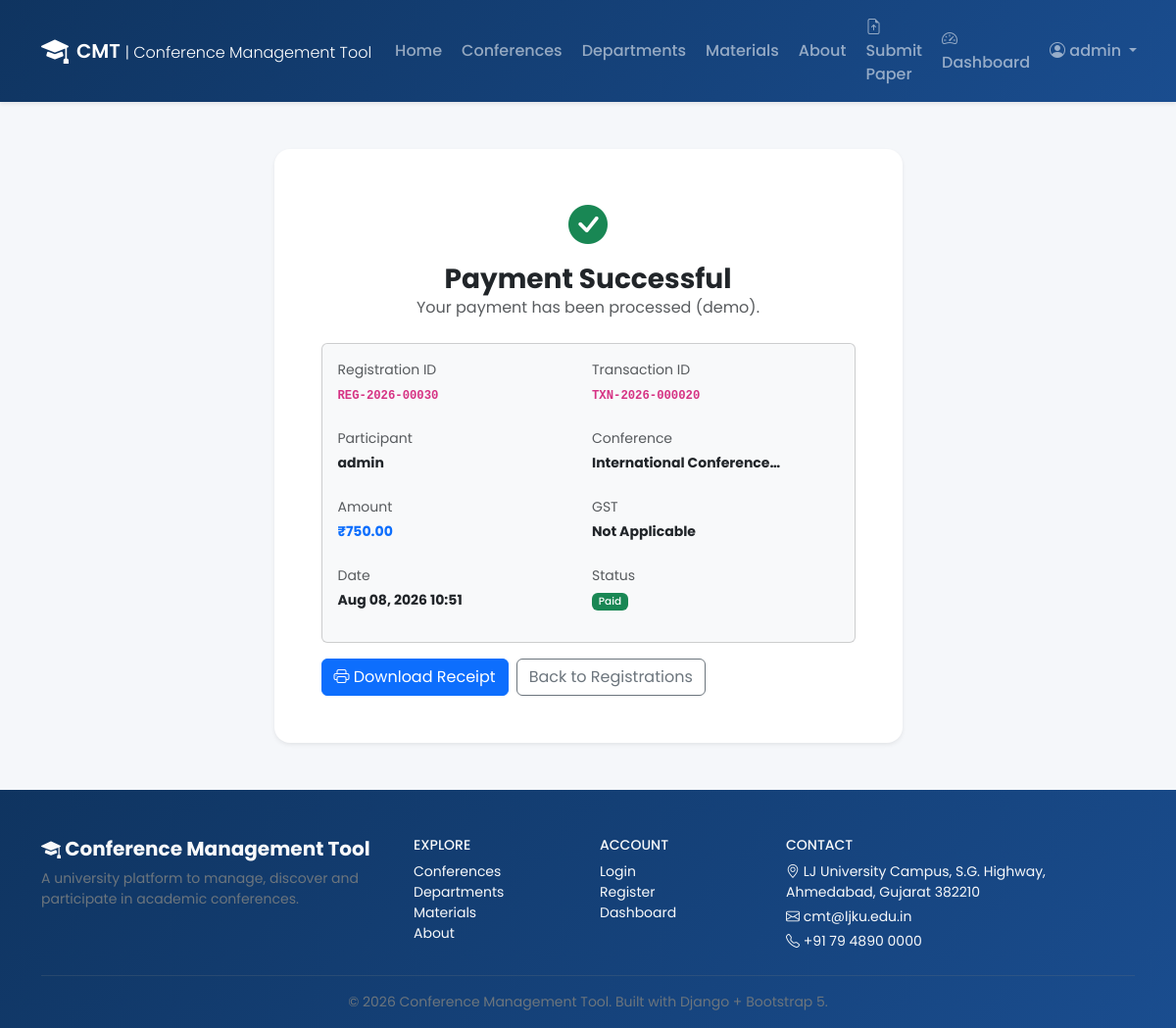
Page /payments/receipt/30/ (signed in) on the committed database.
### registrations/models.py (models this page shows, shortened)
class Registration(models.Model):
    class ParticipantType(models.TextChoices):
        AUTHOR = 'AUTHOR', 'Author'
        STUDENT = 'STUDENT', 'Student'
        FACULTY = 'FACULTY', 'Faculty'
        PARTICIPANT = 'PARTICIPANT', 'Participant'
    class PaymentStatus(models.TextChoices):
        PENDING = 'PENDING', 'Pending'
        PAID = 'PAID', 'Paid'
        FAILED = 'FAILED', 'Failed'
    registration_id = models.CharField(max_length=20, unique=True, blank=True)
    user = models.ForeignKey(User, on_delete=models.CASCADE, related_name='registrations')
    conference = models.ForeignKey(
        'conferences.Conference',
        on_delete=models.CASCADE,
        related_name='registrations',
    )
    participant_type = models.CharField(
        max_length=15, choices=ParticipantType.choices, default=ParticipantType.AUTHOR
    )
    phone = models.CharField(max_length=20, blank=True)
    institution = models.CharField(max_length=200, blank=True)
    city = models.CharField(max_length=100, blank=True)
    state = models.CharField(max_length=100, blank=True)
    registration_fee = models.DecimalField(max_digits=10, decimal_places=2, default=0)
    payment_status = models.CharField(
        max_length=10, choices=PaymentStatus.choices, default=PaymentStatus.PENDING
    )
    registration_date = models.DateTimeField(auto_now_add=True)
    class Meta:
        ordering = ['-registration_date']
        unique_together = ('user', 'conference')

### payments/models.py (models this page shows, shortened)
class Payment(models.Model):
    class PaymentStatus(models.TextChoices):
        PENDING = 'PENDING', 'Pending'
        PAID = 'PAID', 'Paid'
        FAILED = 'FAILED', 'Failed'
    transaction_id = models.CharField(max_length=20, unique=True, blank=True)
    registration = models.ForeignKey(
        'registrations.Registration',
        on_delete=models.CASCADE,
        related_name='payments',
    )
    amount = models.DecimalField(max_digits=10, decimal_places=2, default=0)
    status = models.CharField(max_length=10, choices=PaymentStatus.choices, default=PaymentStatus.PENDING)
    paid_at = models.DateTimeField(null=True, blank=True)
    created_at = models.DateTimeField(auto_now_add=True)
    class Meta:
        ordering = ['-created_at']
    @property
    def status_badge_class(self):
        if self.status == self.PaymentStatus.PAID:
            return 'bg-success'
        if self.status == self.PaymentStatus.FAILED:
            return 'bg-danger'
        return 'bg-warning text-dark'

### conferences/models.py (models this page shows, shortened)
class Conference(models.Model):
    class Status(models.TextChoices):
        PAST = 'PAST', 'Past'
        CURRENT = 'CURRENT', 'Current'
        UPCOMING = 'UPCOMING', 'Upcoming'
    title = models.CharField(max_length=300)
    code = models.CharField(max_length=30, unique=True, blank=True, help_text='Auto-generated conference code, e.g. CMT-2026-CSE-001')
    description = models.TextField()
    department = models.ForeignKey(
        Department,
        on_delete=models.SET_NULL,
        null=True,
        blank=True,
        related_name='conferences',
    )
    start_date = models.DateField()
    end_date = models.DateField()
    venue = models.CharField(max_length=300)
    organizer = models.CharField(max_length=200, blank=True)
    contact_email = models.EmailField(blank=True)
    contact_phone = models.CharField(max_length=20, blank=True)
    registration_deadline = models.DateField(null=True, blank=True)
    abstract_deadline = models.DateField(null=True, blank=True)
    paper_deadline = models.DateField(null=True, blank=True)
    registration_fee = models.DecimalField(max_digits=10, decimal_places=2, default=0)
    banner = models.ImageField(upload_to='banners/', blank=True, null=True)
    is_published = models.BooleanField(default=True)
    created_at = models.DateTimeField(auto_now_add=True)
    updated_at = models.DateTimeField(auto_now=True)
    class Meta:
        ordering = ['-start_date']

### payments/views.py (the view)
# urls.py: path('receipt/<int:reg_id>/', views.payment_receipt, name='payment_receipt'),
@login_required
def payment_receipt(request, reg_id):
    reg = get_object_or_404(Registration, pk=reg_id)
    if reg.user != request.user and not _can_manage(request):
        messages.error(request, 'Access denied.')
        return redirect('dashboard_redirect')
    payment = reg.payments.filter(status=Payment.PaymentStatus.PAID).first()
    return render(request, 'payments/payment_receipt.html', {'reg': reg, 'payment': payment})

### accounts/context_processors.py (called while the page is built)
def profile_context(request):
    profile = None
    if request.user.is_authenticated:
        try:
            profile = request.user.profile
        except Profile.DoesNotExist:
            profile = None
    return {'user_profile': profile}

### templates/payments/payment_receipt.html (shortened to what this page needs)
{% extends 'base.html' %}
{% block content %}
<div class="container py-5">
    <div class="row justify-content-center">
        <div class="col-md-7">
            <div class="card shadow-sm border-0 rounded-4" id="receiptCard">
                <div class="card-body p-4 p-md-5">
                    <div class="text-center mb-4">
                        <i class="bi bi-check-circle-fill text-success fs-1"></i>
                        <h3 class="fw-bold mt-2 mb-0">Payment Successful</h3>
                        <p class="text-muted">Your payment has been processed (demo).</p>
                    </div>
                    <div class="card bg-light mb-3">
                        <div class="card-body">
                            <div class="row g-2 small">
                                <div class="col-6"><p class="mb-1 text-muted">Registration ID</p><p class="fw-bold"><code>{{ reg.registration_id }}</code></p></div>
                                <div class="col-6"><p class="mb-1 text-muted">Transaction ID</p><p class="fw-bold"><code>{{ payment.transaction_id }}</code></p></div>
                                <div class="col-6"><p class="mb-1 text-muted">Participant</p><p class="fw-bold">{{ reg.user.username }}</p></div>
                                <div class="col-6"><p class="mb-1 text-muted">Conference</p><p class="fw-bold">{{ reg.conference.title|truncatechars:25 }}</p></div>
                                <div class="col-6"><p class="mb-1 text-muted">Amount</p><p class="fw-bold text-primary">₹{{ payment.amount }}</p></div>
                                <div class="col-6"><p class="mb-1 text-muted">GST</p><p class="fw-bold">Not Applicable</p></div>
                                <div class="col-6"><p class="mb-1 text-muted">Date</p><p class="fw-bold">{{ payment.paid_at|date:"M d, Y H:i" }}</p></div>
                                <div class="col-6"><p class="mb-1 text-muted">Status</p><p class="fw-bold"><span class="badge {{ payment.status_badge_class }}">{{ payment.get_status_display }}</span></p></div>
                            </div>
                        </div>
                    </div>
                    <div class="d-flex gap-2">
                        <button onclick="window.print()" class="btn btn-primary"><i class="bi bi-printer"></i> Download Receipt</button>
                        <a href="{% url 'my_registrations' %}" class="btn btn-outline-secondary">Back to Registrations</a>
                    </div>
                </div>
            </div>
        </div>
    </div>
</div>
{% endblock %}

### templates/base.html (shortened to what this page needs)
{% load static %}
<!DOCTYPE html>
<html lang="en">
<head>
    <link href="https://cdn.jsdelivr.net/npm/bootstrap@5.3.3/dist/css/bootstrap.min.css" rel="stylesheet">
    <link href="https://cdn.jsdelivr.net/npm/bootstrap-icons@1.11.3/font/bootstrap-icons.min.css" rel="stylesheet">
    <link href="{% static 'css/style.css' %}" rel="stylesheet">
</head>
<body class="d-flex flex-column min-vh-100">
{% block navbar %}
<nav class="navbar navbar-expand-lg navbar-dark cmt-navbar shadow-sm sticky-top">
    <div class="container">
        <a class="navbar-brand fw-semibold d-flex align-items-center gap-2" href="{% url 'home' %}">
            <i class="bi bi-mortarboard-fill fs-3"></i>
            <span>CMT <small class="fw-light fs-6">| Conference Management Tool</small></span>
        </a>
        <div class="collapse navbar-collapse" id="navMain">
            <ul class="navbar-nav ms-auto align-items-lg-center gap-lg-1">
                <li class="nav-item"><a class="nav-link" href="{% url 'home' %}">Home</a></li>
                <li class="nav-item"><a class="nav-link" href="{% url 'conference_list' %}">Conferences</a></li>
                <li class="nav-item"><a class="nav-link" href="{% url 'department_list' %}">Departments</a></li>
                <li class="nav-item"><a class="nav-link" href="{% url 'materials_list' %}">Materials</a></li>
                <li class="nav-item"><a class="nav-link" href="{% url 'about' %}">About</a></li>
                {% if user.is_authenticated %}
                    <li class="nav-item"><a class="nav-link" href="{% url 'submission_create' %}"><i class="bi bi-file-earmark-arrow-up"></i> Submit Paper</a></li>
                    <li class="nav-item"><a class="nav-link" href="{% url 'dashboard_redirect' %}"><i class="bi bi-speedometer2"></i> Dashboard</a></li>
                    <li class="nav-item dropdown">
                        <a class="nav-link dropdown-toggle" data-bs-toggle="dropdown" href="#">
                            <i class="bi bi-person-circle"></i> {{ user.username }}
                        </a>
                    </li>
                {% else %}
                    <li class="nav-item"><a class="nav-link" href="{% url 'login' %}">Login</a></li>
                    <li class="nav-item"><a class="btn btn-light btn-sm ms-lg-2 text-primary fw-semibold" href="{% url 'register' %}">Register</a></li>
                {% endif %}
            </ul>
        </div>
    </div>
</nav>
{% endblock %}
<div class="flex-grow-1">
    {% block content %}{% endblock %}
</div>
<footer class="cmt-footer text-light mt-auto pt-5 pb-3">
    <div class="container">
        <div class="row gy-4">
            <div class="col-lg-4">
                <h5 class="fw-bold"><i class="bi bi-mortarboard-fill"></i> Conference Management Tool</h5>
                <p class="small text-secondary mb-0">A university platform to manage, discover and participate in academic conferences.</p>
            </div>
            <div class="col-6 col-lg-2">
                <h6 class="text-uppercase small">Explore</h6>
                <ul class="list-unstyled small">
                    <li><a class="text-light text-decoration-none" href="{% url 'conference_list' %}">Conferences</a></li>
                    <li><a class="text-light text-decoration-none" href="{% url 'department_list' %}">Departments</a></li>
                    <li><a class="text-light text-decoration-none" href="{% url 'materials_list' %}">Materials</a></li>
                    <li><a class="text-light text-decoration-none" href="{% url 'about' %}">About</a></li>
                </ul>
            </div>
            <div class="col-6 col-lg-2">
                <h6 class="text-uppercase small">Account</h6>
                <ul class="list-unstyled small">
                    <li><a class="text-light text-decoration-none" href="{% url 'login' %}">Login</a></li>
                    <li><a class="text-light text-decoration-none" href="{% url 'register' %}">Register</a></li>
                    <li><a class="text-light text-decoration-none" href="{% url 'dashboard_redirect' %}">Dashboard</a></li>
                </ul>
            </div>
            <div class="col-lg-4">
                <h6 class="text-uppercase small">Contact</h6>
                <p class="small mb-1"><i class="bi bi-geo-alt"></i> LJ University Campus, S.G. Highway, Ahmedabad, Gujarat 382210</p>
                <p class="small mb-1"><i class="bi bi-envelope"></i> cmt@ljku.edu.in</p>
                <p class="small mb-0"><i class="bi bi-telephone"></i> +91 79 4890 0000</p>
            </div>
        </div>
        <hr class="border-secondary my-3">
        <p class="small text-secondary text-center mb-0">&copy; {% now "Y" %} Conference Management Tool. Built with Django + Bootstrap 5.</p>
    </div>
</footer>
</body>
</html>

### static/css/style.css (style rules this page uses)
:root { --cmt-primary: #1a4d8f; --cmt-primary-dark: #0f3460; --cmt-accent: #2d6a4f; --cmt-light: #f8f9fa; }
body { font-family: 'Poppins', sans-serif; background-color: #f5f7fa; }
.cmt-navbar { background: linear-gradient(135deg, var(--cmt-primary-dark), var(--cmt-primary)); }
.cmt-navbar .nav-link { font-weight: 500; transition: color 0.2s; }
.cmt-footer { background: linear-gradient(135deg, #0f3460, #1a4d8f); }
.badge { font-weight: 500; }

### rows in the picture
Registration: registration_id "REG-2026-00030", user.username "admin", conference "International Conference…"
Payment: transaction_id "TXN-2026-000020", amount "750.00", paid_at "Aug 08, 2026 10:51", status "Paid"

### other values in the picture
{{ user.username }} "admin"
